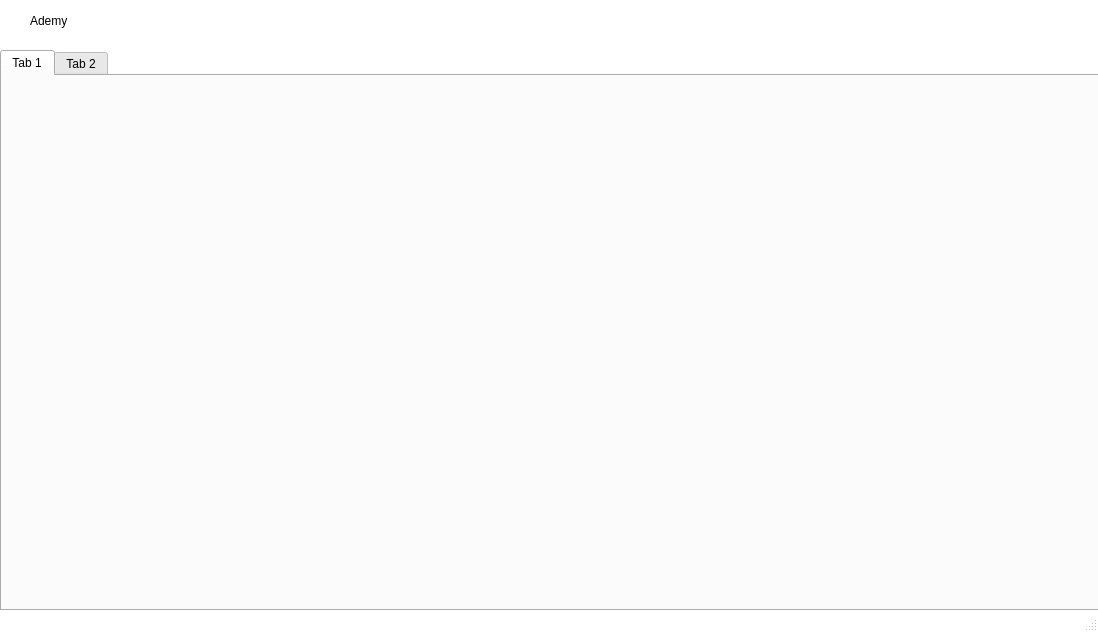
<?xml version="1.0" encoding="UTF-8"?>
<ui version="4.0">
 <class>MainWindow</class>
 <widget class="QMainWindow" name="MainWindow">
  <property name="geometry">
   <rect>
    <x>0</x>
    <y>0</y>
    <width>1098</width>
    <height>632</height>
   </rect>
  </property>
  <property name="sizePolicy">
   <sizepolicy hsizetype="Fixed" vsizetype="Fixed">
    <horstretch>0</horstretch>
    <verstretch>0</verstretch>
   </sizepolicy>
  </property>
  <property name="windowTitle">
   <string>Ademy</string>
  </property>
  <property name="styleSheet">
   <string notr="true">QMainWindow {
                background-color: white;
                border-radius: 20px;
            }</string>
  </property>
  <widget class="QWidget" name="centralwidget">
   <widget class="QLabel" name="label">
    <property name="geometry">
     <rect>
      <x>30</x>
      <y>0</y>
      <width>141</width>
      <height>41</height>
     </rect>
    </property>
    <property name="sizePolicy">
     <sizepolicy hsizetype="Fixed" vsizetype="Fixed">
      <horstretch>0</horstretch>
      <verstretch>0</verstretch>
     </sizepolicy>
    </property>
    <property name="minimumSize">
     <size>
      <width>0</width>
      <height>21</height>
     </size>
    </property>
    <property name="styleSheet">
     <string notr="true">font: 24pt &quot;Segoe UI&quot;;</string>
    </property>
    <property name="text">
     <string>Ademy</string>
    </property>
   </widget>
   <widget class="QTabWidget" name="tabWidget">
    <property name="geometry">
     <rect>
      <x>0</x>
      <y>50</y>
      <width>1101</width>
      <height>561</height>
     </rect>
    </property>
    <property name="sizePolicy">
     <sizepolicy hsizetype="Preferred" vsizetype="Preferred">
      <horstretch>0</horstretch>
      <verstretch>0</verstretch>
     </sizepolicy>
    </property>
    <widget class="QWidget" name="tab">
     <attribute name="title">
      <string>Tab 1</string>
     </attribute>
    </widget>
    <widget class="QWidget" name="tab_2">
     <attribute name="title">
      <string>Tab 2</string>
     </attribute>
    </widget>
   </widget>
  </widget>
  <widget class="QMenuBar" name="menuBar">
   <property name="geometry">
    <rect>
     <x>0</x>
     <y>0</y>
     <width>1098</width>
     <height>22</height>
    </rect>
   </property>
  </widget>
  <widget class="QStatusBar" name="statusbar"/>
 </widget>
 <resources/>
 <connections/>
</ui>
